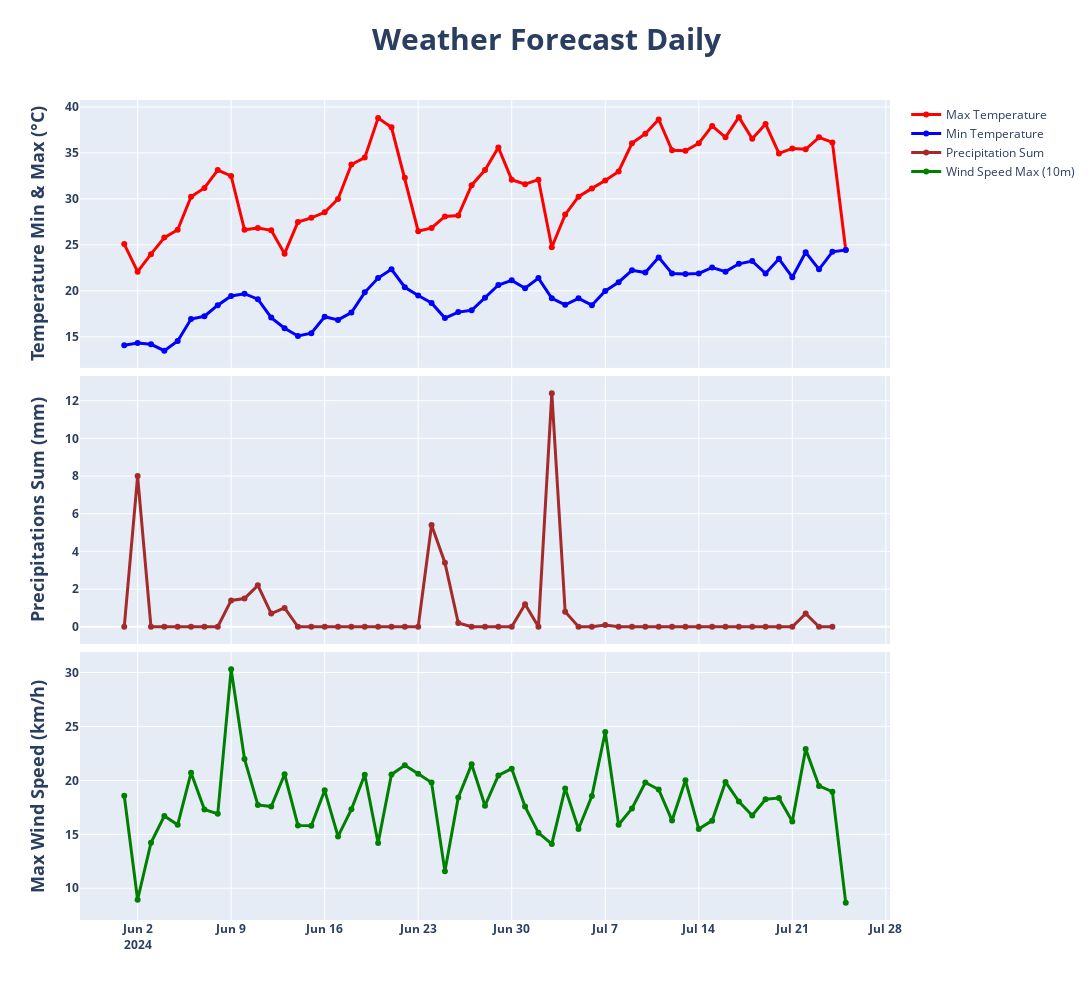

The notebook cell this image was saved under:
### Code cell
fig = go.Figure()

# Create a subplot layout: 4 rows, 1 column, shared x-axis
fig = make_subplots(rows=3, cols=1, shared_xaxes=True, vertical_spacing=0.01)

# Add the max temperature line with hover info
fig.add_trace(go.Scatter(x=daily_data['date'], y=daily_data['temperature_2m_max'].round(2),
                         mode='lines+markers',  # Added markers for better visibility on hover
                         name='Max Temperature',
                         line=dict(color='red', width=3),
                         hoverinfo='x+y',  # Shows both date and temperature on hover
                         hovertemplate='Date: %{x}<br>MaxTemperature: %{y}°C<extra></extra>',  # Custom hover text
                         showlegend=True  # Show the legend
                        ), row=1, col=1)

# Add the min temperature line with hover info
fig.add_trace(go.Scatter(x=daily_data['date'], y=daily_data['temperature_2m_min'].round(2),
                         mode='lines+markers',  # Added markers for better visibility on hover
                         name='Min Temperature',
                         line=dict(color='blue', width=3),
                         hoverinfo='x+y',  # Shows both date and temperature on hover
                         hovertemplate='Date: %{x}<br>Min Temperature: %{y}°C<extra></extra>',  # Custom hover text
                         showlegend=True  # Show the legend
                        ), row=1, col=1)


fig.add_trace(go.Scatter(x=daily_data['date'], y=daily_data['precipitation_sum'],
                         mode='lines+markers',
                         name='Precipitation Sum',
                         line=dict(color='brown', width=3),
                         hoverinfo='x+y',
                         hovertemplate='Date: %{x}<br>Precipitation: %{y}mm<extra></extra>'),
              row=2, col=1)

fig.add_trace(go.Scatter(x=daily_data['date'], y=daily_data['wind_speed_10m_max'].round(2),
                         mode='lines+markers',
                         name='Wind Speed Max (10m)',
                         line=dict(color='green', width=3),
                         hoverinfo='x+y',
                         hovertemplate='Date: %{x}<br>Wind Speed: %{y}Km/h<extra></extra>'),
              row=3, col=1)

# Update y-axes titles
fig.update_yaxes(tickfont=dict(size=12, weight='bold'), title_text="Temperature Min & Max (°C)", title_font=dict(size=18, weight='bold'), row=1, col=1)
fig.update_yaxes(tickfont=dict(size=12, weight='bold'), title_text="Precipitations Sum (mm)", title_font=dict(size=18, weight='bold'), row=2, col=1)
fig.update_yaxes(tickfont=dict(size=12, weight='bold'), title_text="Max Wind Speed (km/h)", title_font=dict(size=18, weight='bold'), row=3, col=1)
fig.update_xaxes(tickfont=dict(size=12, weight='bold'), row=3, col=1)

# Update layout (optional adjustments)
fig.update_layout(height=1000, width=1400, title_text="Weather Forecast Daily", title_font=dict(size=30, weight='bold'), title_x=0.5)

# Show the plot
fig.show()

### Figure 1 — Plotly figure (JSON) as saved in the notebook; plotly's stock layout.template omitted (floating-point values rounded to 4 significant figures)
{"data": [{"hoverinfo": "x+y", "hovertemplate": "Date: %{x}<br>MaxTemperature: %{y}°C<extra></extra>", "line": {"color": "red", "width": 3}, "mode": "lines+markers", "name": "Max Temperature", "showlegend": true, "type": "scatter", "x": ["2024-06-01T00:00:00+00:00", "2024-06-02T00:00:00+00:00", "2024-06-03T00:00:00+00:00", "2024-06-04T00:00:00+00:00", "2024-06-05T00:00:00+00:00", "2024-06-06T00:00:00+00:00", "2024-06-07T00:00:00+00:00", "2024-06-08T00:00:00+00:00", "2024-06-09T00:00:00+00:00", "2024-06-10T00:00:00+00:00", "2024-06-11T00:00:00+00:00", "2024-06-12T00:00:00+00:00", "2024-06-13T00:00:00+00:00", "2024-06-14T00:00:00+00:00", "2024-06-15T00:00:00+00:00", "2024-06-16T00:00:00+00:00", "2024-06-17T00:00:00+00:00", "2024-06-18T00:00:00+00:00", "2024-06-19T00:00:00+00:00", "2024-06-20T00:00:00+00:00", "2024-06-21T00:00:00+00:00", "2024-06-22T00:00:00+00:00", "2024-06-23T00:00:00+00:00", "2024-06-24T00:00:00+00:00", "2024-06-25T00:00:00+00:00", "2024-06-26T00:00:00+00:00", "2024-06-27T00:00:00+00:00", "2024-06-28T00:00:00+00:00", "2024-06-29T00:00:00+00:00", "2024-06-30T00:00:00+00:00", "2024-07-01T00:00:00+00:00", "2024-07-02T00:00:00+00:00", "2024-07-03T00:00:00+00:00", "2024-07-04T00:00:00+00:00", "2024-07-05T00:00:00+00:00", "2024-07-06T00:00:00+00:00", "2024-07-07T00:00:00+00:00", "2024-07-08T00:00:00+00:00", "2024-07-09T00:00:00+00:00", "2024-07-10T00:00:00+00:00", "2024-07-11T00:00:00+00:00", "2024-07-12T00:00:00+00:00", "2024-07-13T00:00:00+00:00", "2024-07-14T00:00:00+00:00", "2024-07-15T00:00:00+00:00", "2024-07-16T00:00:00+00:00", "2024-07-17T00:00:00+00:00", "2024-07-18T00:00:00+00:00", "2024-07-19T00:00:00+00:00", "2024-07-20T00:00:00+00:00", "2024-07-21T00:00:00+00:00", "2024-07-22T00:00:00+00:00", "2024-07-23T00:00:00+00:00", "2024-07-24T00:00:00+00:00", "2024-07-25T00:00:00+00:00"], "xaxis": "x", "y": [25.09, 22.09, 23.99, 25.79, 26.64, 30.24, 31.19, 33.14, 32.49, 26.64, 26.84, 26.59, 24.04, 27.49, 27.94, 28.54, 29.99, 33.74, 34.49, 38.79, 37.79, 32.29, 26.49, 26.84, 28.09, 28.19, 31.49, 33.14, 35.59, 32.09, 31.59, 32.09, 24.74, 28.29, 30.24, 31.14, 31.99, 32.99, 36.04, 37.09, 38.64, 35.29, 35.24, 36.04, 37.94, 36.69, 38.89, 36.54, 38.14, 34.94, 35.49, 35.39, 36.69, 36.14, 24.44], "yaxis": "y"}, {"hoverinfo": "x+y", "hovertemplate": "Date: %{x}<br>Min Temperature: %{y}°C<extra></extra>", "line": {"color": "blue", "width": 3}, "mode": "lines+markers", "name": "Min Temperature", "showlegend": true, "type": "scatter", "x": ["2024-06-01T00:00:00+00:00", "2024-06-02T00:00:00+00:00", "2024-06-03T00:00:00+00:00", "2024-06-04T00:00:00+00:00", "2024-06-05T00:00:00+00:00", "2024-06-06T00:00:00+00:00", "2024-06-07T00:00:00+00:00", "2024-06-08T00:00:00+00:00", "2024-06-09T00:00:00+00:00", "2024-06-10T00:00:00+00:00", "2024-06-11T00:00:00+00:00", "2024-06-12T00:00:00+00:00", "2024-06-13T00:00:00+00:00", "2024-06-14T00:00:00+00:00", "2024-06-15T00:00:00+00:00", "2024-06-16T00:00:00+00:00", "2024-06-17T00:00:00+00:00", "2024-06-18T00:00:00+00:00", "2024-06-19T00:00:00+00:00", "2024-06-20T00:00:00+00:00", "2024-06-21T00:00:00+00:00", "2024-06-22T00:00:00+00:00", "2024-06-23T00:00:00+00:00", "2024-06-24T00:00:00+00:00", "2024-06-25T00:00:00+00:00", "2024-06-26T00:00:00+00:00", "2024-06-27T00:00:00+00:00", "2024-06-28T00:00:00+00:00", "2024-06-29T00:00:00+00:00", "2024-06-30T00:00:00+00:00", "2024-07-01T00:00:00+00:00", "2024-07-02T00:00:00+00:00", "2024-07-03T00:00:00+00:00", "2024-07-04T00:00:00+00:00", "2024-07-05T00:00:00+00:00", "2024-07-06T00:00:00+00:00", "2024-07-07T00:00:00+00:00", "2024-07-08T00:00:00+00:00", "2024-07-09T00:00:00+00:00", "2024-07-10T00:00:00+00:00", "2024-07-11T00:00:00+00:00", "2024-07-12T00:00:00+00:00", "2024-07-13T00:00:00+00:00", "2024-07-14T00:00:00+00:00", "2024-07-15T00:00:00+00:00", "2024-07-16T00:00:00+00:00", "2024-07-17T00:00:00+00:00", "2024-07-18T00:00:00+00:00", "2024-07-19T00:00:00+00:00", "2024-07-20T00:00:00+00:00", "2024-07-21T00:00:00+00:00", "2024-07-22T00:00:00+00:00", "2024-07-23T00:00:00+00:00", "2024-07-24T00:00:00+00:00", "2024-07-25T00:00:00+00:00"], "xaxis": "x", "y": [14.09, 14.34, 14.19, 13.49, 14.54, 16.94, 17.24, 18.44, 19.44, 19.69, 19.09, 17.09, 15.94, 15.09, 15.39, 17.19, 16.84, 17.64, 19.84, 21.39, 22.34, 20.39, 19.49, 18.69, 17.04, 17.69, 17.89, 19.24, 20.64, 21.14, 20.29, 21.39, 19.19, 18.49, 19.19, 18.44, 19.99, 20.94, 22.24, 21.99, 23.64, 21.89, 21.84, 21.89, 22.54, 22.09, 22.94, 23.24, 21.89, 23.49, 21.49, 24.19, 22.34, 24.24, 24.44], "yaxis": "y"}, {"hoverinfo": "x+y", "hovertemplate": "Date: %{x}<br>Precipitation: %{y}mm<extra></extra>", "line": {"color": "brown", "width": 3}, "mode": "lines+markers", "name": "Precipitation Sum", "type": "scatter", "x": ["2024-06-01T00:00:00+00:00", "2024-06-02T00:00:00+00:00", "2024-06-03T00:00:00+00:00", "2024-06-04T00:00:00+00:00", "2024-06-05T00:00:00+00:00", "2024-06-06T00:00:00+00:00", "2024-06-07T00:00:00+00:00", "2024-06-08T00:00:00+00:00", "2024-06-09T00:00:00+00:00", "2024-06-10T00:00:00+00:00", "2024-06-11T00:00:00+00:00", "2024-06-12T00:00:00+00:00", "2024-06-13T00:00:00+00:00", "2024-06-14T00:00:00+00:00", "2024-06-15T00:00:00+00:00", "2024-06-16T00:00:00+00:00", "2024-06-17T00:00:00+00:00", "2024-06-18T00:00:00+00:00", "2024-06-19T00:00:00+00:00", "2024-06-20T00:00:00+00:00", "2024-06-21T00:00:00+00:00", "2024-06-22T00:00:00+00:00", "2024-06-23T00:00:00+00:00", "2024-06-24T00:00:00+00:00", "2024-06-25T00:00:00+00:00", "2024-06-26T00:00:00+00:00", "2024-06-27T00:00:00+00:00", "2024-06-28T00:00:00+00:00", "2024-06-29T00:00:00+00:00", "2024-06-30T00:00:00+00:00", "2024-07-01T00:00:00+00:00", "2024-07-02T00:00:00+00:00", "2024-07-03T00:00:00+00:00", "2024-07-04T00:00:00+00:00", "2024-07-05T00:00:00+00:00", "2024-07-06T00:00:00+00:00", "2024-07-07T00:00:00+00:00", "2024-07-08T00:00:00+00:00", "2024-07-09T00:00:00+00:00", "2024-07-10T00:00:00+00:00", "2024-07-11T00:00:00+00:00", "2024-07-12T00:00:00+00:00", "2024-07-13T00:00:00+00:00", "2024-07-14T00:00:00+00:00", "2024-07-15T00:00:00+00:00", "2024-07-16T00:00:00+00:00", "2024-07-17T00:00:00+00:00", "2024-07-18T00:00:00+00:00", "2024-07-19T00:00:00+00:00", "2024-07-20T00:00:00+00:00", "2024-07-21T00:00:00+00:00", "2024-07-22T00:00:00+00:00", "2024-07-23T00:00:00+00:00", "2024-07-24T00:00:00+00:00", "2024-07-25T00:00:00+00:00"], "xaxis": "x2", "y": [0, 8, 0, 0, 0, 0, 0, 0, 1.4, 1.5, 2.2, 0.7, 1, 0, 0, 0, 0, 0, 0, 0, 0, 0, 0, 5.4, 3.4, 0.2, 0, 0, 0, 0, 1.2, 0, 12.4, 0.8, 0, 0, 0.1, 0, 0, 0, 0, 0, 0, 0, 0, 0, 0, 0, 0, 0, 0, 0.7, 0, 0, null], "yaxis": "y2"}, {"hoverinfo": "x+y", "hovertemplate": "Date: %{x}<br>Wind Speed: %{y}Km/h<extra></extra>", "line": {"color": "green", "width": 3}, "mode": "lines+markers", "name": "Wind Speed Max (10m)", "type": "scatter", "x": ["2024-06-01T00:00:00+00:00", "2024-06-02T00:00:00+00:00", "2024-06-03T00:00:00+00:00", "2024-06-04T00:00:00+00:00", "2024-06-05T00:00:00+00:00", "2024-06-06T00:00:00+00:00", "2024-06-07T00:00:00+00:00", "2024-06-08T00:00:00+00:00", "2024-06-09T00:00:00+00:00", "2024-06-10T00:00:00+00:00", "2024-06-11T00:00:00+00:00", "2024-06-12T00:00:00+00:00", "2024-06-13T00:00:00+00:00", "2024-06-14T00:00:00+00:00", "2024-06-15T00:00:00+00:00", "2024-06-16T00:00:00+00:00", "2024-06-17T00:00:00+00:00", "2024-06-18T00:00:00+00:00", "2024-06-19T00:00:00+00:00", "2024-06-20T00:00:00+00:00", "2024-06-21T00:00:00+00:00", "2024-06-22T00:00:00+00:00", "2024-06-23T00:00:00+00:00", "2024-06-24T00:00:00+00:00", "2024-06-25T00:00:00+00:00", "2024-06-26T00:00:00+00:00", "2024-06-27T00:00:00+00:00", "2024-06-28T00:00:00+00:00", "2024-06-29T00:00:00+00:00", "2024-06-30T00:00:00+00:00", "2024-07-01T00:00:00+00:00", "2024-07-02T00:00:00+00:00", "2024-07-03T00:00:00+00:00", "2024-07-04T00:00:00+00:00", "2024-07-05T00:00:00+00:00", "2024-07-06T00:00:00+00:00", "2024-07-07T00:00:00+00:00", "2024-07-08T00:00:00+00:00", "2024-07-09T00:00:00+00:00", "2024-07-10T00:00:00+00:00", "2024-07-11T00:00:00+00:00", "2024-07-12T00:00:00+00:00", "2024-07-13T00:00:00+00:00", "2024-07-14T00:00:00+00:00", "2024-07-15T00:00:00+00:00", "2024-07-16T00:00:00+00:00", "2024-07-17T00:00:00+00:00", "2024-07-18T00:00:00+00:00", "2024-07-19T00:00:00+00:00", "2024-07-20T00:00:00+00:00", "2024-07-21T00:00:00+00:00", "2024-07-22T00:00:00+00:00", "2024-07-23T00:00:00+00:00", "2024-07-24T00:00:00+00:00", "2024-07-25T00:00:00+00:00"], "xaxis": "x3", "y": [18.58, 8.94, 14.21, 16.7, 15.89, 20.7, 17.3, 16.9, 30.3, 21.99, 17.73, 17.58, 20.57, 15.83, 15.79, 19.08, 14.81, 17.32, 20.53, 14.2, 20.55, 21.41, 20.62, 19.8, 11.57, 18.42, 21.49, 17.65, 20.46, 21.09, 17.57, 15.14, 14.11, 19.26, 15.5, 18.56, 24.48, 15.89, 17.4, 19.81, 19.16, 16.28, 20.01, 15.5, 16.27, 19.86, 18.04, 16.75, 18.25, 18.37, 16.2, 22.9, 19.49, 18.95, 8.65], "yaxis": "y3"}], "layout": {"height": 1000, "title": {"font": {"size": 30, "weight": "bold"}, "text": "Weather Forecast Daily", "x": 0.5}, "width": 1400, "xaxis": {"anchor": "y", "domain": [0, 1], "matches": "x3", "showticklabels": false}, "xaxis2": {"anchor": "y2", "domain": [0, 1], "matches": "x3", "showticklabels": false}, "xaxis3": {"anchor": "y3", "domain": [0, 1], "tickfont": {"size": 12, "weight": "bold"}}, "yaxis": {"anchor": "x", "domain": [0.6733, 1], "tickfont": {"size": 12, "weight": "bold"}, "title": {"font": {"size": 18, "weight": "bold"}, "text": "Temperature Min & Max (°C)"}}, "yaxis2": {"anchor": "x2", "domain": [0.3367, 0.6633], "tickfont": {"size": 12, "weight": "bold"}, "title": {"font": {"size": 18, "weight": "bold"}, "text": "Precipitations Sum (mm)"}}, "yaxis3": {"anchor": "x3", "domain": [0, 0.3267], "tickfont": {"size": 12, "weight": "bold"}, "title": {"font": {"size": 18, "weight": "bold"}, "text": "Max Wind Speed (km/h)"}}}}
